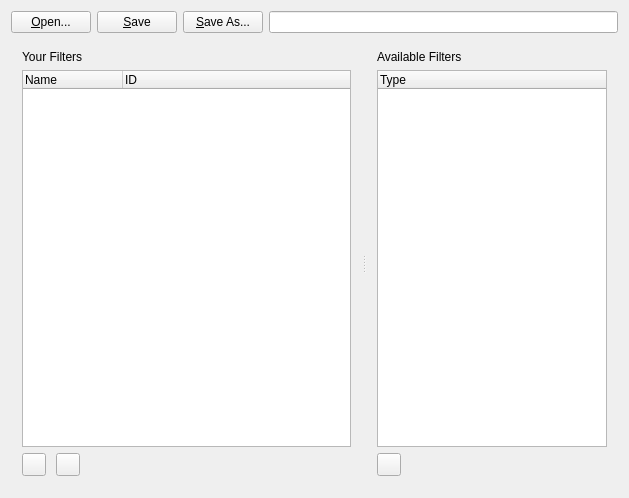
<?xml version="1.0" encoding="UTF-8"?>
<ui version="4.0">
 <class>MainWidget</class>
 <widget class="QWidget" name="MainWidget">
  <property name="geometry">
   <rect>
    <x>0</x>
    <y>0</y>
    <width>629</width>
    <height>498</height>
   </rect>
  </property>
  <property name="windowTitle">
   <string>Spotweb Filter Creator</string>
  </property>
  <property name="windowIcon">
   <iconset resource="spotwebfc.qrc">
    <normaloff>:/images/filter.png</normaloff>:/images/filter.png</iconset>
  </property>
  <layout class="QGridLayout" name="gridLayout_3">
   <item row="0" column="0">
    <widget class="QPushButton" name="openButton">
     <property name="toolTip">
      <string>Open an existing Spotweb Filter file</string>
     </property>
     <property name="text">
      <string>&amp;Open...</string>
     </property>
     <property name="icon">
      <iconset resource="spotwebfc.qrc">
       <normaloff>:/images/fileload.png</normaloff>:/images/fileload.png</iconset>
     </property>
    </widget>
   </item>
   <item row="0" column="1">
    <widget class="QPushButton" name="saveButton">
     <property name="toolTip">
      <string>Save the Spotweb filters</string>
     </property>
     <property name="text">
      <string>&amp;Save</string>
     </property>
     <property name="icon">
      <iconset resource="spotwebfc.qrc">
       <normaloff>:/images/filesave.png</normaloff>:/images/filesave.png</iconset>
     </property>
    </widget>
   </item>
   <item row="0" column="2">
    <widget class="QPushButton" name="saveAsButton">
     <property name="toolTip">
      <string>Save the Spotweb filters to another file</string>
     </property>
     <property name="text">
      <string>&amp;Save As...</string>
     </property>
     <property name="icon">
      <iconset resource="spotwebfc.qrc">
       <normaloff>:/images/filesaveas.png</normaloff>:/images/filesaveas.png</iconset>
     </property>
    </widget>
   </item>
   <item row="0" column="3">
    <widget class="QLineEdit" name="fileLineEdit">
     <property name="toolTip">
      <string>Current Spotweb Filter file</string>
     </property>
     <property name="readOnly">
      <bool>true</bool>
     </property>
    </widget>
   </item>
   <item row="1" column="0" colspan="4">
    <widget class="QSplitter" name="splitter">
     <property name="orientation">
      <enum>Qt::Horizontal</enum>
     </property>
     <widget class="QWidget" name="layoutWidget">
      <layout class="QGridLayout" name="gridLayout">
       <item row="0" column="0" colspan="2">
        <widget class="QLabel" name="yourFiltersLabel">
         <property name="text">
          <string>Your Filters</string>
         </property>
        </widget>
       </item>
       <item row="1" column="0" colspan="3">
        <widget class="QTreeWidget" name="yourFiltersTreeWidget">
         <property name="toolTip">
          <string>&lt;!DOCTYPE HTML PUBLIC &quot;-//W3C//DTD HTML 4.0//EN&quot; &quot;http://www.w3.org/TR/REC-html40/strict.dtd&quot;&gt;
&lt;html&gt;&lt;head&gt;&lt;meta name=&quot;qrichtext&quot; content=&quot;1&quot; /&gt;&lt;style type=&quot;text/css&quot;&gt;
p, li { white-space: pre-wrap; }
&lt;/style&gt;&lt;/head&gt;&lt;body style=&quot; font-family:'MS Shell Dlg 2'; font-size:8.25pt; font-weight:400; font-style:normal;&quot;&gt;
&lt;p style=&quot; margin-top:0px; margin-bottom:0px; margin-left:0px; margin-right:0px; -qt-block-indent:0; text-indent:0px;&quot;&gt;&lt;span style=&quot; font-size:8pt;&quot;&gt;List of your filters&lt;/span&gt;&lt;/p&gt;
&lt;p style=&quot; margin-top:0px; margin-bottom:0px; margin-left:0px; margin-right:0px; -qt-block-indent:0; text-indent:0px;&quot;&gt;&lt;span style=&quot; font-size:8pt;&quot;&gt;- Add a new filter by clicking the (+) button&lt;/span&gt;&lt;/p&gt;
&lt;p style=&quot; margin-top:0px; margin-bottom:0px; margin-left:0px; margin-right:0px; -qt-block-indent:0; text-indent:0px;&quot;&gt;&lt;span style=&quot; font-size:8pt;&quot;&gt;- Remove a filter by selecting a filter and clicking the (-) button&lt;/span&gt;&lt;/p&gt;&lt;/body&gt;&lt;/html&gt;</string>
         </property>
         <column>
          <property name="text">
           <string>Name</string>
          </property>
         </column>
         <column>
          <property name="text">
           <string>ID</string>
          </property>
         </column>
        </widget>
       </item>
       <item row="2" column="0">
        <widget class="QToolButton" name="addToolButton">
         <property name="toolTip">
          <string>Add a new filter</string>
         </property>
         <property name="text">
          <string/>
         </property>
         <property name="icon">
          <iconset resource="spotwebfc.qrc">
           <normaloff>:/images/add.png</normaloff>:/images/add.png</iconset>
         </property>
        </widget>
       </item>
       <item row="2" column="1">
        <widget class="QToolButton" name="removeToolButton">
         <property name="toolTip">
          <string>Remove the selected filter</string>
         </property>
         <property name="text">
          <string/>
         </property>
         <property name="icon">
          <iconset resource="spotwebfc.qrc">
           <normaloff>:/images/remove.png</normaloff>:/images/remove.png</iconset>
         </property>
        </widget>
       </item>
       <item row="2" column="2">
        <spacer name="horizontalSpacer">
         <property name="orientation">
          <enum>Qt::Horizontal</enum>
         </property>
         <property name="sizeHint" stdset="0">
          <size>
           <width>298</width>
           <height>20</height>
          </size>
         </property>
        </spacer>
       </item>
      </layout>
     </widget>
     <widget class="QWidget" name="layoutWidget">
      <layout class="QGridLayout" name="gridLayout_2">
       <item row="0" column="0" colspan="2">
        <widget class="QLabel" name="availableFiltersLabel">
         <property name="text">
          <string>Available Filters</string>
         </property>
        </widget>
       </item>
       <item row="1" column="0" colspan="2">
        <widget class="QTreeWidget" name="availableFiltersTreeWidget">
         <property name="toolTip">
          <string>Available filters to choose from in Spotweb</string>
         </property>
         <column>
          <property name="text">
           <string>Type</string>
          </property>
         </column>
        </widget>
       </item>
       <item row="2" column="0">
        <widget class="QToolButton" name="clearAllToolButton">
         <property name="toolTip">
          <string>Uncheck all filters (Clear)</string>
         </property>
         <property name="text">
          <string/>
         </property>
         <property name="icon">
          <iconset resource="spotwebfc.qrc">
           <normaloff>:/images/clear.png</normaloff>:/images/clear.png</iconset>
         </property>
        </widget>
       </item>
       <item row="2" column="1">
        <spacer name="horizontalSpacer_3">
         <property name="orientation">
          <enum>Qt::Horizontal</enum>
         </property>
         <property name="sizeHint" stdset="0">
          <size>
           <width>218</width>
           <height>20</height>
          </size>
         </property>
        </spacer>
       </item>
      </layout>
     </widget>
    </widget>
   </item>
  </layout>
 </widget>
 <layoutdefault spacing="6" margin="11"/>
 <resources>
  <include location="spotwebfc.qrc"/>
 </resources>
 <connections/>
</ui>
